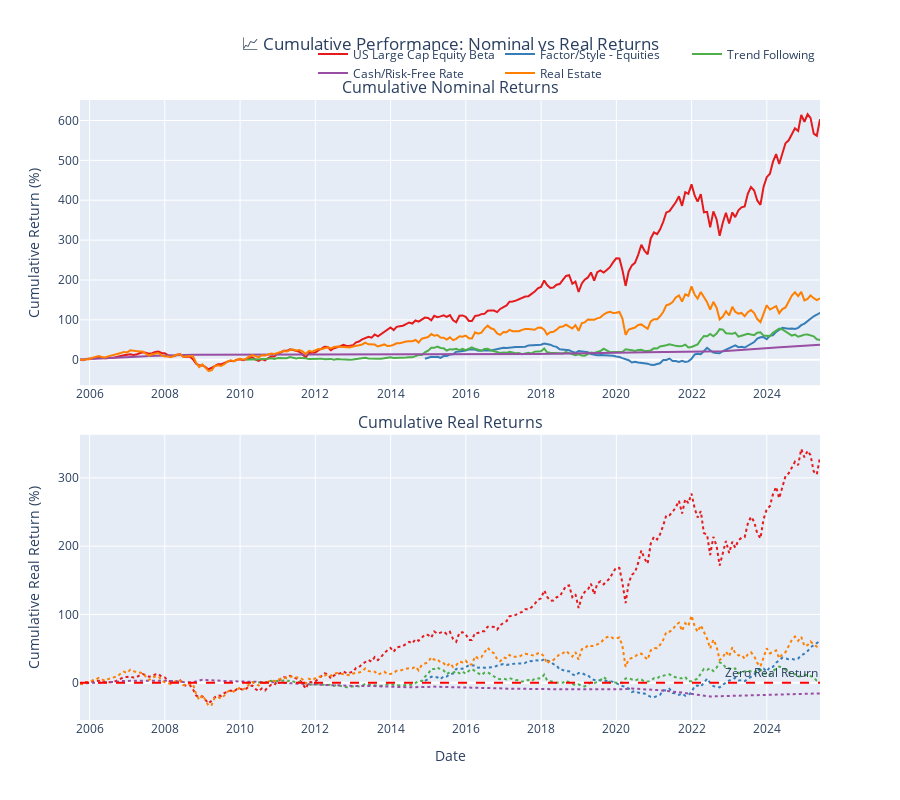

The notebook cell this image was saved under:
### Markdown cell above
## 7. Time Series Analysis: Real vs Nominal Performance

### Code cell
# Show cumulative performance for selected exposures
if decomposition_results:
    # Select representative exposures from each category
    selected_exposures = []
    categories_seen = set()
    
    if not decomp_summary_df.empty:
        for _, row in decomp_summary_df.iterrows():
            if row['category'] not in categories_seen:
                selected_exposures.append(row['exposure_id'])
                categories_seen.add(row['category'])
                if len(selected_exposures) >= 5:  # Limit to 5 for clarity
                    break
    else:
        # Fallback to first 5 exposures
        selected_exposures = list(decomposition_results.keys())[:5]
    
    fig = make_subplots(
        rows=2, cols=1,
        subplot_titles=("Cumulative Nominal Returns", "Cumulative Real Returns"),
        vertical_spacing=0.08
    )
    
    colors = px.colors.qualitative.Set1[:len(selected_exposures)]
    
    for i, exp_id in enumerate(selected_exposures):
        if exp_id in decomposition_results:
            result = decomposition_results[exp_id]
            decomposition_df = result['decomposition']
            
            if not decomposition_df.empty:
                # Calculate cumulative returns
                nominal_cumret = (1 + decomposition_df['total_return']).cumprod() - 1
                # Calculate real returns: (1 + nominal) / (1 + inflation) - 1
                real_returns = (1 + decomposition_df['total_return']) / (1 + decomposition_df['inflation']) - 1
                real_cumret = (1 + real_returns).cumprod() - 1
                
                exposure_info = universe.get_exposure(exp_id)
                name = exposure_info.name[:30] if exposure_info else exp_id
                
                # Nominal returns
                fig.add_trace(
                    go.Scatter(
                        x=nominal_cumret.index,
                        y=nominal_cumret * 100,
                        mode='lines',
                        name=name,
                        line=dict(color=colors[i], width=2),
                        showlegend=True
                    ),
                    row=1, col=1
                )
                
                # Real returns
                fig.add_trace(
                    go.Scatter(
                        x=real_cumret.index,
                        y=real_cumret * 100,
                        mode='lines',
                        name=name,
                        line=dict(color=colors[i], width=2, dash='dot'),
                        showlegend=False
                    ),
                    row=2, col=1
                )
    
    # Add zero line for real returns
    fig.add_hline(y=0, line_dash="dash", line_color="red", 
                  annotation_text="Zero Real Return", row=2, col=1)
    
    fig.update_layout(
        title_text="📈 Cumulative Performance: Nominal vs Real Returns",
        title_x=0.5,
        height=800,
        legend=dict(
            orientation="h",
            yanchor="bottom",
            y=1.02,
            xanchor="right",
            x=1
        )
    )
    
    fig.update_yaxes(title_text="Cumulative Return (%)", row=1, col=1)
    fig.update_yaxes(title_text="Cumulative Real Return (%)", row=2, col=1)
    fig.update_xaxes(title_text="Date", row=2, col=1)
    
    fig.show()
else:
    print("❌ No decomposition results available for time series analysis")
